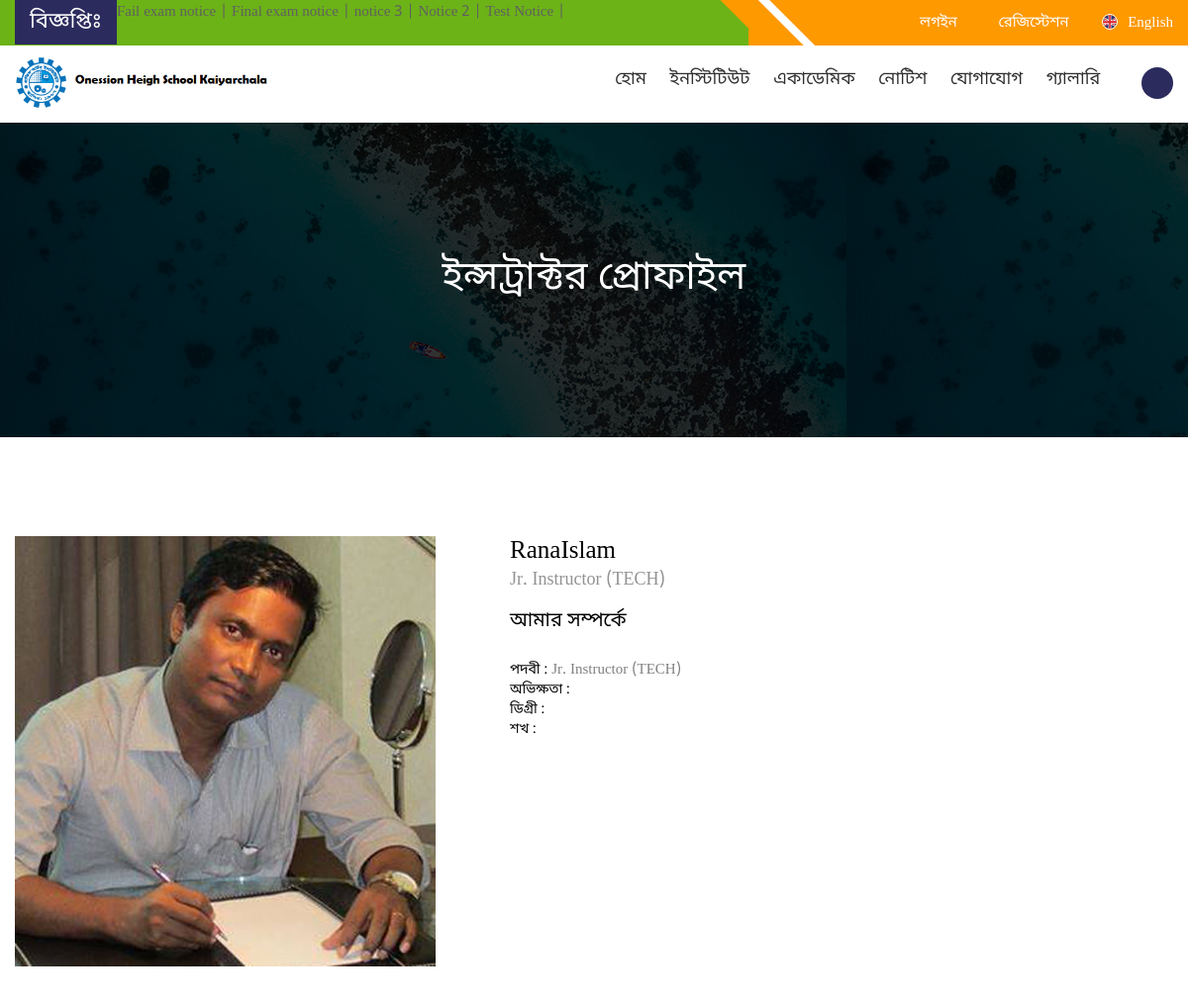
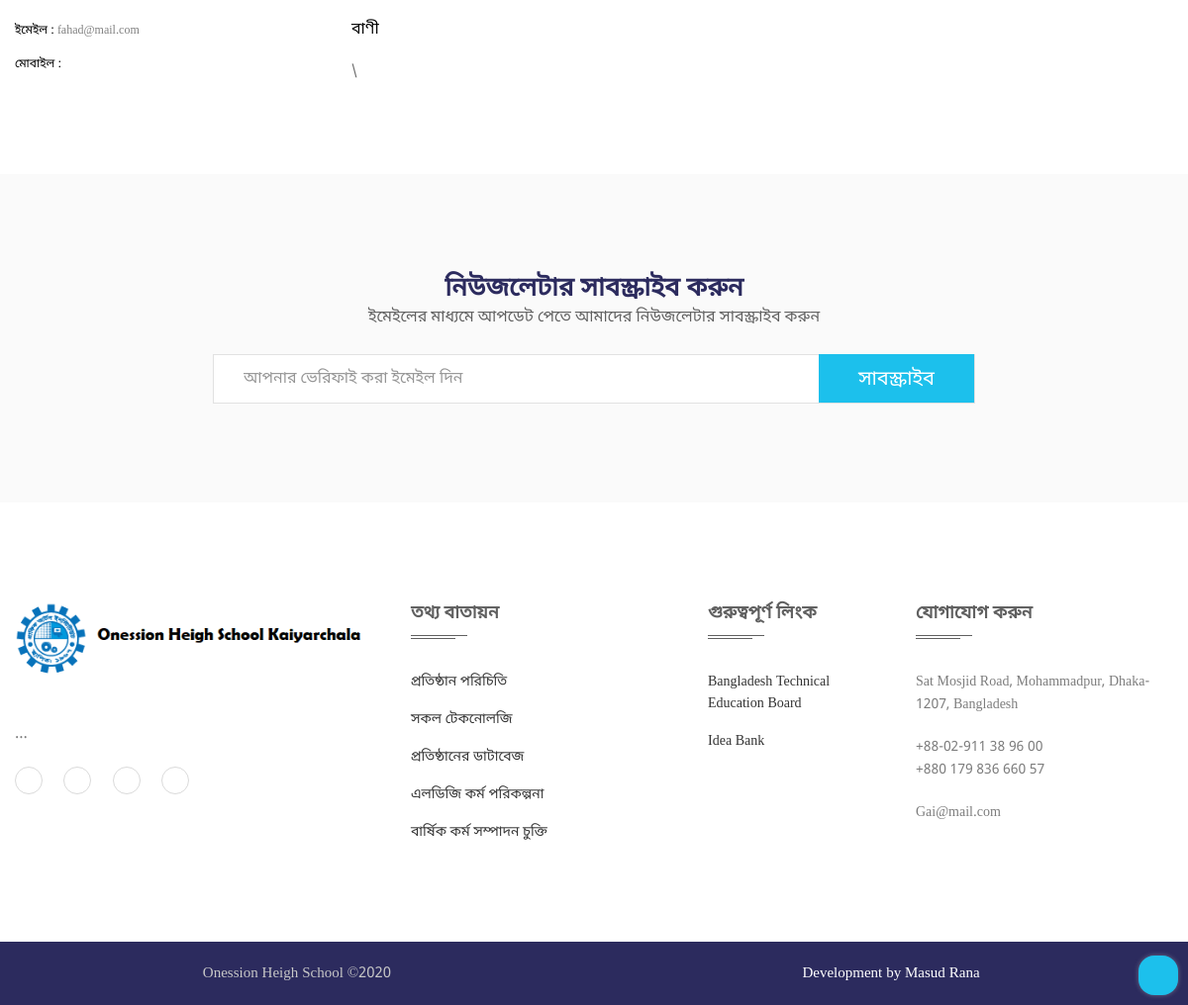
The app's page /index.php/Front/Teacher_Details/29 with its own data (2 pictures, top to bottom).
### tables this page shows
CREATE TABLE `tb_edu_notice` (
  `id` int(11) NOT NULL,
  `published_date` varchar(255) NOT NULL,
  `deadline_date` varchar(255) NOT NULL,
  `title` varchar(255) NOT NULL,
  `notice_tags` text NOT NULL,
  `notice_body` text NOT NULL,
  `notice_file` varchar(255) NOT NULL,
  `status` int(11) NOT NULL,
  `created_at` timestamp NOT NULL DEFAULT CURRENT_TIMESTAMP ON UPDATE CURRENT_TIMESTAMP,
  `created_by` varchar(255) NOT NULL
);

CREATE TABLE `tb_edu_siteoption` (
  `id` int(11) NOT NULL,
  `title` varchar(255) NOT NULL,
  `name` varchar(255) NOT NULL,
  `logo` varchar(255) NOT NULL,
  `about` text NOT NULL,
  `about_image` varchar(255) NOT NULL,
  `address` text NOT NULL,
  `map` text NOT NULL,
  `phone` varchar(255) NOT NULL,
  `online` varchar(255) NOT NULL,
  `hotline_phone` varchar(255) NOT NULL,
  `email` varchar(255) NOT NULL,
  `facebook` varchar(255) NOT NULL,
  `linkedln` varchar(255) NOT NULL,
  `copyright` varchar(255) NOT NULL,
  `portfolio_title` varchar(255) NOT NULL,
  `portfolio_background` varchar(255) NOT NULL,
  `portfolio_content` text NOT NULL,
  `status` int(11) NOT NULL,
  `created_at` timestamp NOT NULL DEFAULT CURRENT_TIMESTAMP ON UPDATE CURRENT_TIMESTAMP,
  `update_by` int(11) NOT NULL,
  `visitors` int(11) NOT NULL
);

CREATE TABLE `tb_edu_coverimg` (
  `id` int(11) NOT NULL,
  `tech_img` varchar(255) NOT NULL,
  `teacher_img` varchar(255) NOT NULL,
  `student_img` varchar(255) NOT NULL,
  `notice_img` varchar(255) NOT NULL,
  `event_img` varchar(255) NOT NULL,
  `curri_img` varchar(255) NOT NULL,
  `site_img` varchar(255) NOT NULL
);

CREATE TABLE `tb_edu_faculty` (
  `id` int(11) NOT NULL,
  `user_profile_id` varchar(255) NOT NULL,
  `firstname` varchar(255) NOT NULL,
  `lastname` varchar(255) NOT NULL,
  `image` varchar(255) NOT NULL,
  `phone` varchar(255) NOT NULL,
  `email` varchar(255) NOT NULL,
  `type` varchar(255) NOT NULL,
  `facebook_link` varchar(255) NOT NULL,
  `principal` int(11) NOT NULL,
  `designation` varchar(255) NOT NULL,
  `department` varchar(255) NOT NULL,
  `about` text NOT NULL,
  `message` text NOT NULL,
  `experiences` varchar(255) NOT NULL,
  `educational_qualification` text NOT NULL,
  `hobby` text NOT NULL,
  `status` int(11) NOT NULL,
  `created_at` timestamp NOT NULL DEFAULT CURRENT_TIMESTAMP ON UPDATE CURRENT_TIMESTAMP
);

CREATE TABLE `tb_edu_link` (
  `id` int(11) NOT NULL,
  `title` varchar(255) NOT NULL,
  `link` varchar(255) NOT NULL,
  `status` int(11) NOT NULL,
  `created_at` timestamp NOT NULL DEFAULT CURRENT_TIMESTAMP ON UPDATE CURRENT_TIMESTAMP
);

### application/views/front/Faculty_details.php (the view, shortened to what the rows shown need)
<div class="banner-area-wrapper">
    <div class="banner-area text-center" style="background-image: url(<?php echo base_url();?>images/coverimg/<?php echo $coverimgData->teacher_img;?>">
        <div class="container">
            <div class="row">
                <div class="col-xs-12">
                    <div class="banner-content-wrapper">
                        <div class="banner-content">
                            <h2>ইন্সট্রাক্টর প্রোফাইল</h2>
                        </div>
                    </div>
                </div>
            </div>
        </div>
    </div>
</div>
<div class="teacher-details-area">
    <div class="container">
        <div class="row">
            <div class="col-md-5 col-sm-5 col-xs-12">
                <div class="teacher-details-img">
                    <img src="<?php echo base_url();?>images/teacher/<?php echo $TeacherData->image;?>" alt="teacher">
                </div>
            </div>
            <div class="col-md-7 col-sm-7 col-xs-12">
                <div class="teacher-details-content ml-50">
                    <h2><?php echo $TeacherData->firstname;?><?php echo $TeacherData->lastname;?></h2>
                    <h5><?php echo $TeacherData->designation;?></h5>
                    <h4>আমার সম্পর্কে</h4>
                    <ul>
                        <li><span>পদবী :</span> <?php echo $TeacherData->designation;?></li>
                        <li><span>অভিক্ষতা :</span> <?php echo $TeacherData->experiences;?></li>
                        <li><span>ডিগ্রী :</span> <?php echo $TeacherData->educational_qualification;?></li>
                        <li><span>শখ :</span> <?php echo $TeacherData->hobby;?></li>
                    </ul>
                </div>
            </div>
        </div>
        <div class="row">
            <div class="col-md-3 col-sm-4">
                <div class="teacher-contact">
                    <p><span>ইমেইল : </span><?php echo $TeacherData->email;?></p>
                    <p><span>মোবাইল : </span><?php echo $TeacherData->phone;?></p>
                    <ul>
                    </ul>
                </div>
            </div>
                </div>
            </div>
        </div>

### application/views/front/Header.php (shortened to what the rows shown need)
<!DOCTYPE html>
<html lang="en">
<head>
    <link rel="stylesheet" href="<?php echo base_url();?>Asset/css/bootstrap.min.css">
    <link rel="stylesheet" href="<?php echo base_url();?>Asset/css/uikit.min.css">
    <link rel="stylesheet" href="<?php echo base_url();?>Asset/css/animate.css">
    <link rel="stylesheet" href="https://cdnjs.cloudflare.com/ajax/libs/material-design-iconic-font/2.2.0/css/material-design-iconic-font.min.css">
    <link rel="stylesheet" href="<?php echo base_url();?>Asset/css/mobilemenu.css">
    <link rel="stylesheet" href="<?php echo base_url();?>Asset/css/main.css">
    <link rel="stylesheet" href="<?php echo base_url();?>Asset/css/media.css">
</head>
<body>
    <header class="top">
        <div class="header-top">
            <div class="container">
                <div class="row">
                    <div class="col-md-8 col-sm-8 col-xs-12">
                        <div class="header-top-left">
                            <div class="news-bar">
                                <ul>
                                    <li>
                                        <marquee behavior="" direction="" onmouseover="this.stop();"
                                            onmouseout="this.start();">
                                            <p>
<?php
if($NoticeDataList){
    $noticeQty = 0;
    foreach ($NoticeDataList as $NoticeData) {
        $noticeQty++;
        if($noticeQty<6){
?>
<a href="<?php echo base_url('index.php/Front/Notice_Details/'); ?><?php echo $NoticeData->id; ?>"><?php echo $NoticeData->title; ?> |</a>
<?php
        }
    }
}else{
    echo 'No Recent Notice !';
}
?>
                                            </p>
                                        </marquee>
                                    </li>
                                </ul>
                            </div>
                        </div>
                    </div>
                </div>
            </div>
        </div>
        <div class="header-area two header-sticky">
            <div class="container">
                <div class="row">
                    <div class="col-md-3 col-sm-3">
                        <div class="logo">
                            <a href="<?php echo base_url('index.php/Front/');?>"><img src="<?php echo base_url();?>images/logo/<?php echo $SiteOptionData->logo;?>" alt="GAI" /></a>
                        </div>
                    </div>
                </div>
            </div>
        </div>
    </header>

### application/views/front/Footer.php (shortened to what the rows shown need)
    <div class="subscribe-area pt-60 pb-70">
        <div class="container">
            <div class="row">
                <div class="col-md-8 col-md-offset-2">
                    <div class="subscribe-content section-title text-center">
                        <h2>নিউজলেটার সাবস্ক্রাইব করুন</h2>
                    </div>
                </div>
            </div>
        </div>
    </div>
    <footer class="footer-area">
        <div class="main-footer">
            <div class="container">
                <div class="row">
                    <div class="col-md-4 col-sm-6 col-xs-12">
                        <div class="single-widget pr-60">
                            <div class="footer-logo pb-25">
                                <a href="index.html"><img src="<?php echo base_url();?>images/logo/<?php echo $SiteOptionData->logo;?>" alt="GAI"></a>
                            </div>
                            <p>
                                <b>
                                <?php
                                $SiteAbout =  $SiteOptionData->about;
                                $SiteAbout = character_limiter($SiteAbout, 153);
                                echo $SiteAbout;
                                ?><a href="about.html">...</a></b>
                            </p>
                        </div>
                    </div>
                    <div class="col-md-2 col-sm-6 col-xs-12">
                        <div class="single-widget">
                            <ul>
                                <?php
                                    foreach ($ImportantDataLink as $key => $Datalink) {
                                 ?>
                                <li><a class="uk-button-text" href="<?php echo $Datalink->link?>" target="_blank"><?php echo $Datalink->title?></a></li>
                                <?php
                                    }
                                ?>
                            </ul>
                        </div>
                    </div>
                    <div class="col-md-3 col-sm-6 col-xs-12">
                        <div class="single-widget">
                            <h3>যোগাযোগ করুন</h3>
                            <p><?php echo $SiteOptionData->address;?></p>
                            <p><?php echo $SiteOptionData->phone;?><br><?php echo $SiteOptionData->online;?></p>
                            <p> <?php echo $SiteOptionData->email;?></p>
                        </div>
                    </div>
                </div>
            </div>
        </div>
    </footer>
</body>
</html>

### records on screen
tb_edu_notice: title "Fail exam notice"
tb_edu_notice: title "Final exam notice"
tb_edu_notice: title "notice 3"
tb_edu_notice: title "Notice 2"
tb_edu_notice: title "Test Notice"
tb_edu_siteoption: logo (picture), address "Sat Mosjid Road, Mohammadpur, Dhaka-1207, Bangladesh", phone "+88-02-911 38 96 00", online "+880 179 836 660 57", email "Gai@mail.com"
tb_edu_coverimg: teacher_img (picture)
tb_edu_faculty: image (picture), firstname "Rana", lastname "Islam", designation "Jr. Instructor (TECH)", email "fahad@mail.com"
tb_edu_link: title "Bangladesh Technical Education Board"
tb_edu_link: title "Idea Bank"
